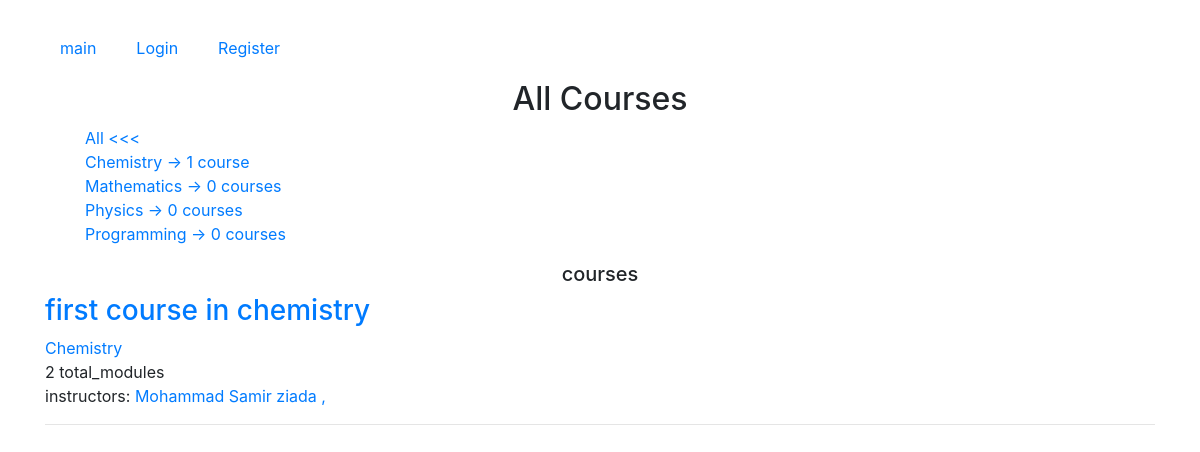
The page / on the database its author committed.
### courses/models.py (models this page shows, shortened)
class Subject(models.Model):
    title = models.CharField(max_length=200)
    slug  = models.SlugField(max_length=200, unique=True)
    class Meta:
        ordering = ['title']
    def __str__(self):
        return self.title

class Course(models.Model):
    title         = models.CharField(max_length=200)
    slug          = models.SlugField(max_length=200, unique=True)
    overview      = models.TextField()
    creator       = models.ForeignKey(User, on_delete=models.PROTECT,
                                            related_name='courses_created',
                                            related_query_name='course_created')
    instructors   = models.ManyToManyField(User, related_name='courses_instructed',
                                                related_query_name='instruct_in_course',
                                                blank=True,
                                                limit_choices_to={'groups__name__in': ['Instructors']}
                                                )
    students      = models.ManyToManyField(User, related_name='courses_enrolled',
                                                related_query_name='course_enrolled',
                                                blank=True)
    subject       = models.ForeignKey(Subject, related_name='courses', on_delete=models.CASCADE)
    created_at    = models.DateTimeField(auto_now_add=True)
    updated_at    = models.DateTimeField(auto_now=True)
    grade         = models.PositiveIntegerField()
    comments      = GenericRelation(Comment, content_type_field='content_type', object_id_field='object_id', related_query_name='on_course')
    notifications = GenericRelation(Notify, content_type_field='content_type', object_id_field='object_id', related_query_name='on_course')
    class Meta:
        ordering = ['title']

### courses/views.py (the view)
# urls.py: path('', views.CourseListView.as_view(), name='course_list_view'),
class CourseListView(TemplateResponseMixin, View):
    template_name = 'courses/view/list_courses.html'
    def get(self, request, subject_slug=None):
        subject = None
        subjects = Subject.objects.annotate(total_courses=Count('courses'))
        courses = Course.objects.annotate(total_modules=Count('modules'))
        if subject_slug:
            subject = get_object_or_404(Subject, slug=subject_slug)
            courses = courses.filter(subject=subject)
        return self.render_to_response({'courses': courses, 'subject': subject, 'subjects': subjects})

### courses/templatetags/courses_tags.py (called while the page is built)
@register.filter
def is_admin(user):
    return belong_to_group(user=user, name='Admins')

@register.filter
def is_instructor(user):
    return belong_to_group(user=user, name='Instructors')

### courses/utils.py (called while the page is built)
def belong_to_group(user, name):
    return user.groups.filter(name=name).exists()

### courses/templates/courses/view/list_courses.html (shortened to what this page needs)
{% extends 'base.html' %}
{%block body%}
   <h2> {%if subject %} {{subject}} courses {%else%} All Courses {%endif%} </h2>
   <ul>
       <li><a href="{%url 'course_list_view'%}">{%if not subject %} All <<< {%else%} All {%endif%}</a></li>
       {%for sub in subjects%}
       <li><a href="{%url 'subject_courses_list_view' sub.slug %}">
            {%if subject == sub %}
                {{sub}} -> {{sub.total_courses}} course{{sub.total_courses|pluralize}} <<<
            {%else%}
                {{sub}} -> {{sub.total_courses}} course{{sub.total_courses|pluralize}}
            {%endif%}
        </a></li>
       {%endfor%}
   </ul>
   <h5> courses </h5>
   {%for course in courses%}
   {%with subject=course.subject%}
   <h3> <a href="{%url 'course_detail_view' course.slug %}"> {{course.title}} </a></h3>
   <a href="{%url 'subject_courses_list_view' subject.slug%}">{{subject}}</a>
   <br>
   {{course.total_modules}} total_modules<br>
   instructors:
   {%for instructor in course.instructors.all %}
    <a href="{% url 'instructor_courses_list_view' instructor.id %}"> {{instructor.get_full_name}} ,</a>
   {%endfor%}
   {%endwith%}
   <hr>
    {%empty%}
   <h2>There is no courses yet</h2>
    {%endfor%}
{%endblock%}

### users/static/base.css (style rules this page uses)
ul { list-style: none; position: relative; }
h5, h2 { text-align: center; }

### rows shown on the page
Subject: title "Chemistry", total_courses "1"
Subject: title "Mathematics", total_courses "0"
Subject: title "Physics", total_courses "0"
Subject: title "Programming", total_courses "0"
Course: title "first course in chemistry", subject "Chemistry", total_modules "2"

### other values the page prints
{{ instructor.get_full_name }} "Mohammad Samir ziada"
